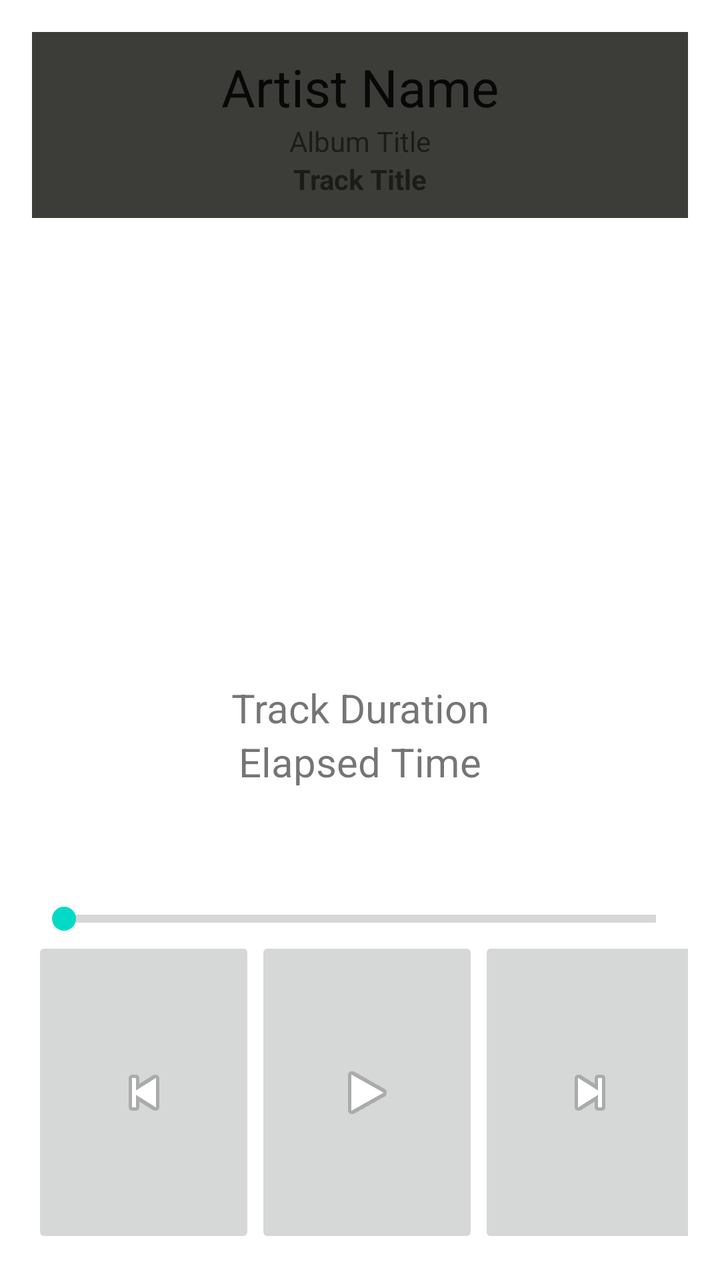
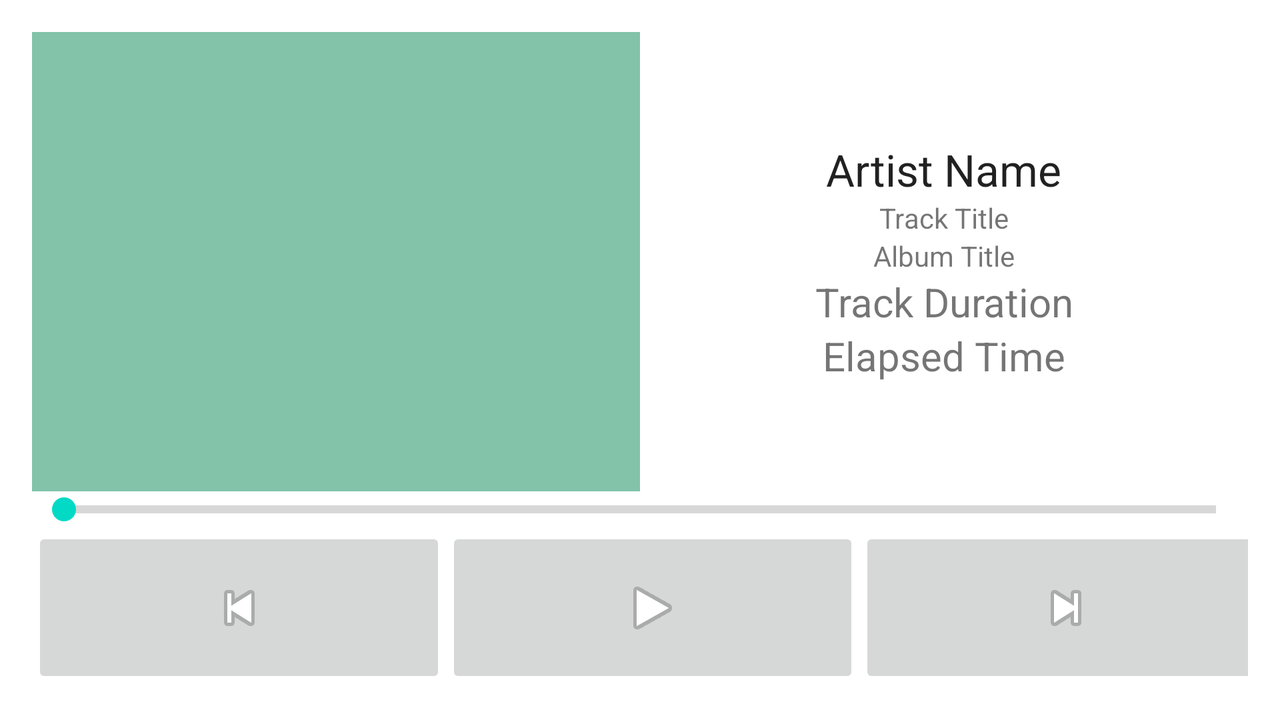

One screen, two layout resources from the same app: the default and the repository's alternative for another configuration. Each is rendered where Android would select it; the XML of both is given below.
<!-- AndroidManifest.xml: fallback theme Theme.MaterialComponents.DayNight.NoActionBar -->
<!-- res/layout/fragment_track_player.xml -->
<RelativeLayout xmlns:android="http://schemas.android.com/apk/res/android"
    xmlns:tools="http://schemas.android.com/tools" android:layout_width="match_parent"
    android:layout_height="match_parent" android:paddingLeft="@dimen/activity_horizontal_margin"
    android:paddingRight="@dimen/activity_horizontal_margin"
    android:paddingTop="@dimen/activity_vertical_margin"
    android:paddingBottom="@dimen/activity_vertical_margin"
    tools:context="com.brandycamacho.Spotify_Streamer.view.TrackPlayerFragment">

    <LinearLayout
        android:orientation="vertical"
        android:layout_width="match_parent"
        android:layout_height="match_parent">

        <LinearLayout
            android:orientation="horizontal"
            android:layout_width="fill_parent"
            android:layout_height="wrap_content"
            android:gravity="end"
            android:background="#333333"
            android:id="@+id/ll_fake_action_bar"
            android:visibility="gone">

            <ImageButton
                android:layout_width="wrap_content"
                android:layout_height="wrap_content"
                android:id="@+id/imageButton2"
                android:src="@android:drawable/ic_menu_share"
                style="?android:attr/buttonBarButtonStyle" />

            <Button
                style="?android:attr/buttonBarButtonStyle"
                android:layout_width="wrap_content"
                android:layout_height="wrap_content"
                android:text="Stop Track"
                android:id="@+id/btn_stop" />

            <ImageButton
                android:layout_width="wrap_content"
                android:layout_height="wrap_content"
                android:id="@+id/imageButton"
                android:src="@android:drawable/ic_menu_preferences"
                style="?android:attr/buttonBarButtonStyle" />
        </LinearLayout>

        <LinearLayout
            android:orientation="vertical"
            android:layout_width="match_parent"
            android:layout_height="match_parent"
            android:weightSum="1"
            android:layout_weight=".2"
            android:id="@+id/ll_album_info">

            <LinearLayout
                android:orientation="vertical"
                android:layout_width="match_parent"
                android:layout_height="wrap_content"
                android:paddingTop="10dp"
                android:paddingBottom="10dp"
                android:background="#3c3d38">

                <TextView
                    android:layout_width="wrap_content"
                    android:layout_height="wrap_content"
                    android:textAppearance="?android:attr/textAppearanceLarge"
                    android:text="Artist Name"
                    android:id="@+id/tv_artist_name"
                    android:layout_gravity="center_horizontal"
                    android:textSize="@dimen/list_view_detail_large_text" />

                <TextView
                    android:layout_width="wrap_content"
                    android:layout_height="wrap_content"
                    android:text="Album Title"
                    android:id="@+id/tv_album_title"
                    android:layout_gravity="center_horizontal" />

                <TextView
                    android:layout_width="wrap_content"
                    android:layout_height="wrap_content"
                    android:text="Track Title"
                    android:id="@+id/tv_track_title"
                    android:layout_gravity="center_horizontal"
                    android:textStyle="bold" />
            </LinearLayout>

            <LinearLayout
                android:orientation="vertical"
                android:layout_width="match_parent"
                android:layout_height="match_parent"
                android:layout_marginTop="10dp">

                <LinearLayout
                    android:orientation="horizontal"
                    android:layout_width="match_parent"
                    android:layout_height="match_parent"
                    android:layout_weight=".5" >

                    <ImageView
                        android:layout_width="match_parent"
                        android:layout_height="fill_parent"
                        android:id="@+id/iv_album_art"
                        android:layout_gravity="center_horizontal" />
                </LinearLayout>

                <FrameLayout
                    android:layout_width="match_parent"
                    android:layout_height="match_parent"
                    android:layout_weight=".5">

                    <LinearLayout
                        android:orientation="vertical"
                        android:layout_width="fill_parent"
                        android:layout_height="wrap_content"
                        android:layout_gravity="center"
                        >

                        <TextView
                            android:layout_width="fill_parent"
                            android:layout_height="wrap_content"
                            android:id="@+id/tv_track_duration"
                            android:text="Track Duration"
                            android:textSize="@dimen/title"
                            android:gravity="center_horizontal" />

                        <TextView
                            android:layout_width="fill_parent"
                            android:layout_height="wrap_content"
                            android:text="Elapsed Time"
                            android:id="@+id/tv_elapsed_time"
                            android:gravity="center_horizontal"
                            android:textSize="@dimen/title" />

                    </LinearLayout>
                </FrameLayout>
            </LinearLayout>

        </LinearLayout>

        <LinearLayout
            android:orientation="vertical"
            android:layout_width="match_parent"
            android:layout_height="match_parent"
            android:layout_weight=".5">

            <SeekBar
                style="?android:attr/progressBarStyleHorizontal"
                android:layout_width="match_parent"
                android:layout_height="wrap_content"
                android:id="@+id/progressSeekBar"
                android:indeterminate="false" />

            <LinearLayout
                android:orientation="horizontal"
                android:layout_width="match_parent"
                android:layout_height="match_parent"
                android:weightSum="1">

                <ImageButton
                    android:layout_width="fill_parent"
                    android:layout_height="match_parent"
                    android:id="@+id/btn_previous"
                    android:layout_weight="0.33"
                    android:src="@android:drawable/ic_media_previous" />

                <ImageButton
                    android:layout_width="fill_parent"
                    android:layout_height="match_parent"
                    android:id="@+id/btn_play"
                    android:src="@android:drawable/ic_media_play"
                    android:layout_weight=".33" />

                <ImageButton
                    android:layout_width="fill_parent"
                    android:layout_height="match_parent"
                    android:id="@+id/btn_next"
                    android:layout_weight="0.33"
                    android:src="@android:drawable/ic_media_next" />
            </LinearLayout>

        </LinearLayout>

    </LinearLayout>

</RelativeLayout>
<!-- resources referenced by this layout -->
<resources>
  <dimen name="activity_horizontal_margin">16dp</dimen>
  <dimen name="activity_vertical_margin">16dp</dimen>
  <dimen name="list_view_detail_large_text">26sp</dimen>
  <dimen name="title">20sp</dimen>
</resources>
<!-- res/layout-land/fragment_track_player.xml (the repository's variant of the layout above) -->
<!-- drawn on the phone turned sideways -->
<RelativeLayout xmlns:android="http://schemas.android.com/apk/res/android"
    xmlns:tools="http://schemas.android.com/tools" android:layout_width="match_parent"
    android:layout_height="match_parent" android:paddingLeft="@dimen/activity_horizontal_margin"
    android:paddingRight="@dimen/activity_horizontal_margin"
    android:paddingTop="@dimen/activity_vertical_margin"
    android:paddingBottom="@dimen/activity_vertical_margin"
    tools:context="com.brandycamacho.Spotify_Streamer.view.TrackPlayerFragment"
    tools:showIn="@layout/activity_track_player">

    <LinearLayout
        android:orientation="vertical"
        android:layout_width="match_parent"
        android:layout_height="match_parent">

        <LinearLayout
            android:orientation="vertical"
            android:layout_width="match_parent"
            android:layout_height="match_parent"
            android:weightSum="1"
            android:layout_weight=".3">

            <LinearLayout
                android:orientation="horizontal"
                android:layout_width="match_parent"
                android:layout_height="match_parent">

                <LinearLayout
                    android:orientation="horizontal"
                    android:layout_width="match_parent"
                    android:layout_height="match_parent"
                    android:layout_weight=".5">

                    <ImageView
                        android:layout_width="match_parent"
                        android:layout_height="fill_parent"
                        android:id="@+id/iv_album_art"
                        android:layout_gravity="center_horizontal"
                        android:background="#82c3aa" />
                </LinearLayout>

                <FrameLayout
                    android:layout_width="match_parent"
                    android:layout_height="match_parent"
                    android:layout_weight=".5">

                    <LinearLayout
                        android:orientation="vertical"
                        android:layout_width="fill_parent"
                        android:layout_height="wrap_content"
                        android:layout_gravity="center"
                        android:id="@+id/linearLayout" >

                        <TextView
                            android:layout_width="wrap_content"
                            android:layout_height="wrap_content"
                            android:textAppearance="?android:attr/textAppearanceLarge"
                            android:text="Artist Name"
                            android:id="@+id/tv_artist_name"
                            android:layout_gravity="center_horizontal" />

                        <TextView
                            android:layout_width="wrap_content"
                            android:layout_height="wrap_content"
                            android:text="Track Title"
                            android:id="@+id/tv_track_title"
                            android:layout_gravity="center_horizontal" />

                        <TextView
                            android:layout_width="wrap_content"
                            android:layout_height="wrap_content"
                            android:text="Album Title"
                            android:id="@+id/tv_album_title"
                            android:layout_gravity="center_horizontal" />

                        <TextView
                            android:layout_width="fill_parent"
                            android:layout_height="wrap_content"
                            android:id="@+id/tv_track_duration"
                            android:text="Track Duration"
                            android:textSize="@dimen/title"
                            android:gravity="center_horizontal" />

                        <TextView
                            android:layout_width="fill_parent"
                            android:layout_height="wrap_content"
                            android:text="Elapsed Time"
                            android:id="@+id/tv_elapsed_time"
                            android:gravity="center_vertical|center_horizontal"
                            android:layout_gravity="center"
                            android:textSize="@dimen/title" />

                    </LinearLayout>
                </FrameLayout>
            </LinearLayout>

        </LinearLayout>

        <LinearLayout
            android:orientation="vertical"
            android:layout_width="match_parent"
            android:layout_height="match_parent"
            android:layout_weight=".7"
            android:minHeight="100dp">

            <SeekBar
                style="?android:attr/progressBarStyleHorizontal"
                android:layout_width="match_parent"
                android:layout_height="wrap_content"
                android:id="@+id/progressSeekBar"
                android:indeterminate="false" />

            <LinearLayout
                android:orientation="horizontal"
                android:layout_width="match_parent"
                android:layout_height="match_parent"
                android:weightSum="1">

                <ImageButton
                    android:layout_width="fill_parent"
                    android:layout_height="match_parent"
                    android:id="@+id/btn_previous"
                    android:layout_weight="0.33"
                    android:src="@android:drawable/ic_media_previous" />

                <ImageButton
                    android:layout_width="fill_parent"
                    android:layout_height="match_parent"
                    android:id="@+id/btn_play"
                    android:src="@android:drawable/ic_media_play"
                    android:layout_weight=".33" />

                <ImageButton
                    android:layout_width="fill_parent"
                    android:layout_height="match_parent"
                    android:id="@+id/btn_next"
                    android:layout_weight="0.33"
                    android:src="@android:drawable/ic_media_next" />
            </LinearLayout>

        </LinearLayout>

    </LinearLayout>

</RelativeLayout>
<!-- res/layout/activity_track_player.xml (included above) -->
<fragment xmlns:android="http://schemas.android.com/apk/res/android"
    xmlns:tools="http://schemas.android.com/tools"
    android:id="@+id/fragment"
    android:name="com.brandycamacho.Spotify_Streamer.TrackPlayerFragment"
    android:layout_width="match_parent"
    android:layout_height="match_parent"
    tools:layout="@layout/fragment_track_player" />
<!-- res/layout/fragment_track_player.xml (included above) -->
<RelativeLayout xmlns:android="http://schemas.android.com/apk/res/android"
    xmlns:tools="http://schemas.android.com/tools" android:layout_width="match_parent"
    android:layout_height="match_parent" android:paddingLeft="@dimen/activity_horizontal_margin"
    android:paddingRight="@dimen/activity_horizontal_margin"
    android:paddingTop="@dimen/activity_vertical_margin"
    android:paddingBottom="@dimen/activity_vertical_margin"
    tools:context="com.brandycamacho.Spotify_Streamer.view.TrackPlayerFragment">

    <LinearLayout
        android:orientation="vertical"
        android:layout_width="match_parent"
        android:layout_height="match_parent">

        <LinearLayout
            android:orientation="horizontal"
            android:layout_width="fill_parent"
            android:layout_height="wrap_content"
            android:gravity="end"
            android:background="#333333"
            android:id="@+id/ll_fake_action_bar"
            android:visibility="gone">

            <ImageButton
                android:layout_width="wrap_content"
                android:layout_height="wrap_content"
                android:id="@+id/imageButton2"
                android:src="@android:drawable/ic_menu_share"
                style="?android:attr/buttonBarButtonStyle" />

            <Button
                style="?android:attr/buttonBarButtonStyle"
                android:layout_width="wrap_content"
                android:layout_height="wrap_content"
                android:text="Stop Track"
                android:id="@+id/btn_stop" />

            <ImageButton
                android:layout_width="wrap_content"
                android:layout_height="wrap_content"
                android:id="@+id/imageButton"
                android:src="@android:drawable/ic_menu_preferences"
                style="?android:attr/buttonBarButtonStyle" />
        </LinearLayout>

        <LinearLayout
            android:orientation="vertical"
            android:layout_width="match_parent"
            android:layout_height="match_parent"
            android:weightSum="1"
            android:layout_weight=".2"
            android:id="@+id/ll_album_info">

            <LinearLayout
                android:orientation="vertical"
                android:layout_width="match_parent"
                android:layout_height="wrap_content"
                android:paddingTop="10dp"
                android:paddingBottom="10dp"
                android:background="#3c3d38">

                <TextView
                    android:layout_width="wrap_content"
                    android:layout_height="wrap_content"
                    android:textAppearance="?android:attr/textAppearanceLarge"
                    android:text="Artist Name"
                    android:id="@+id/tv_artist_name"
                    android:layout_gravity="center_horizontal"
                    android:textSize="@dimen/list_view_detail_large_text" />

                <TextView
                    android:layout_width="wrap_content"
                    android:layout_height="wrap_content"
                    android:text="Album Title"
                    android:id="@+id/tv_album_title"
                    android:layout_gravity="center_horizontal" />

                <TextView
                    android:layout_width="wrap_content"
                    android:layout_height="wrap_content"
                    android:text="Track Title"
                    android:id="@+id/tv_track_title"
                    android:layout_gravity="center_horizontal"
                    android:textStyle="bold" />
            </LinearLayout>

            <LinearLayout
                android:orientation="vertical"
                android:layout_width="match_parent"
                android:layout_height="match_parent"
                android:layout_marginTop="10dp">

                <LinearLayout
                    android:orientation="horizontal"
                    android:layout_width="match_parent"
                    android:layout_height="match_parent"
                    android:layout_weight=".5" >

                    <ImageView
                        android:layout_width="match_parent"
                        android:layout_height="fill_parent"
                        android:id="@+id/iv_album_art"
                        android:layout_gravity="center_horizontal" />
                </LinearLayout>

                <FrameLayout
                    android:layout_width="match_parent"
                    android:layout_height="match_parent"
                    android:layout_weight=".5">

                    <LinearLayout
                        android:orientation="vertical"
                        android:layout_width="fill_parent"
                        android:layout_height="wrap_content"
                        android:layout_gravity="center"
                        >

                        <TextView
                            android:layout_width="fill_parent"
                            android:layout_height="wrap_content"
                            android:id="@+id/tv_track_duration"
                            android:text="Track Duration"
                            android:textSize="@dimen/title"
                            android:gravity="center_horizontal" />

                        <TextView
                            android:layout_width="fill_parent"
                            android:layout_height="wrap_content"
                            android:text="Elapsed Time"
                            android:id="@+id/tv_elapsed_time"
                            android:gravity="center_horizontal"
                            android:textSize="@dimen/title" />

                    </LinearLayout>
                </FrameLayout>
            </LinearLayout>

        </LinearLayout>

        <LinearLayout
            android:orientation="vertical"
            android:layout_width="match_parent"
            android:layout_height="match_parent"
            android:layout_weight=".5">

            <SeekBar
                style="?android:attr/progressBarStyleHorizontal"
                android:layout_width="match_parent"
                android:layout_height="wrap_content"
                android:id="@+id/progressSeekBar"
                android:indeterminate="false" />

            <LinearLayout
                android:orientation="horizontal"
                android:layout_width="match_parent"
                android:layout_height="match_parent"
                android:weightSum="1">

                <ImageButton
                    android:layout_width="fill_parent"
                    android:layout_height="match_parent"
                    android:id="@+id/btn_previous"
                    android:layout_weight="0.33"
                    android:src="@android:drawable/ic_media_previous" />

                <ImageButton
                    android:layout_width="fill_parent"
                    android:layout_height="match_parent"
                    android:id="@+id/btn_play"
                    android:src="@android:drawable/ic_media_play"
                    android:layout_weight=".33" />

                <ImageButton
                    android:layout_width="fill_parent"
                    android:layout_height="match_parent"
                    android:id="@+id/btn_next"
                    android:layout_weight="0.33"
                    android:src="@android:drawable/ic_media_next" />
            </LinearLayout>

        </LinearLayout>

    </LinearLayout>

</RelativeLayout>
